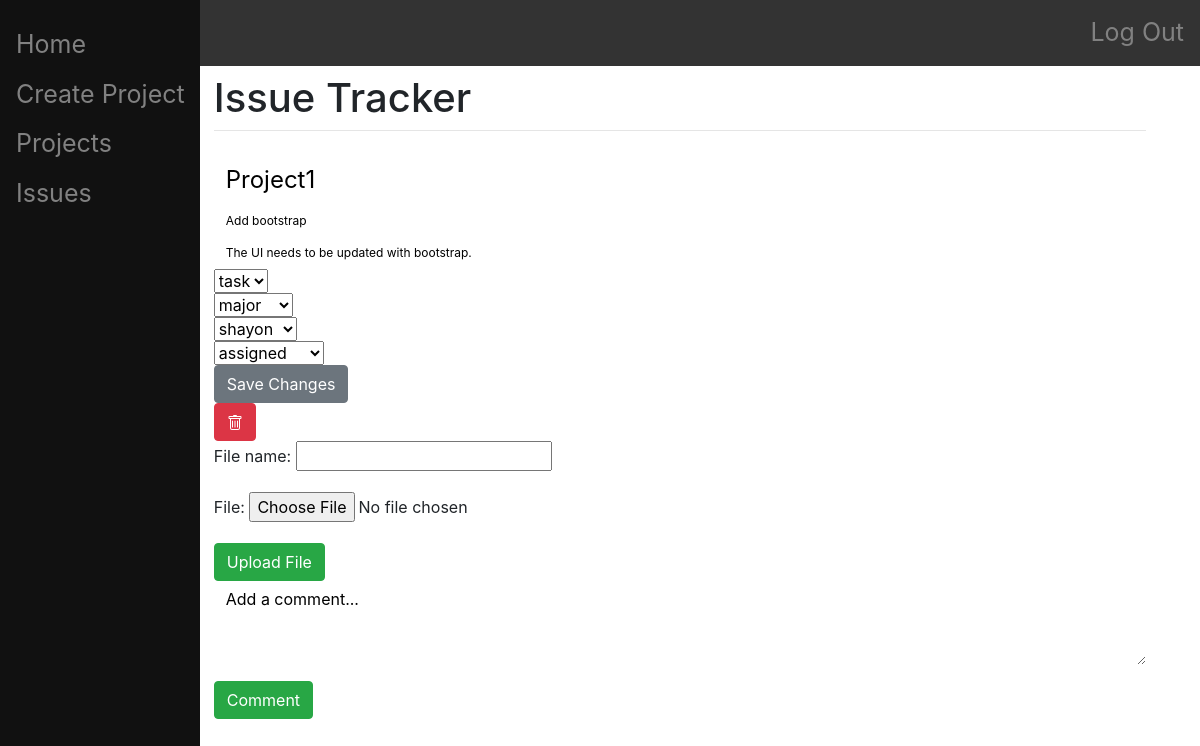
Before: /project/4/issue/4/ with the older database file.
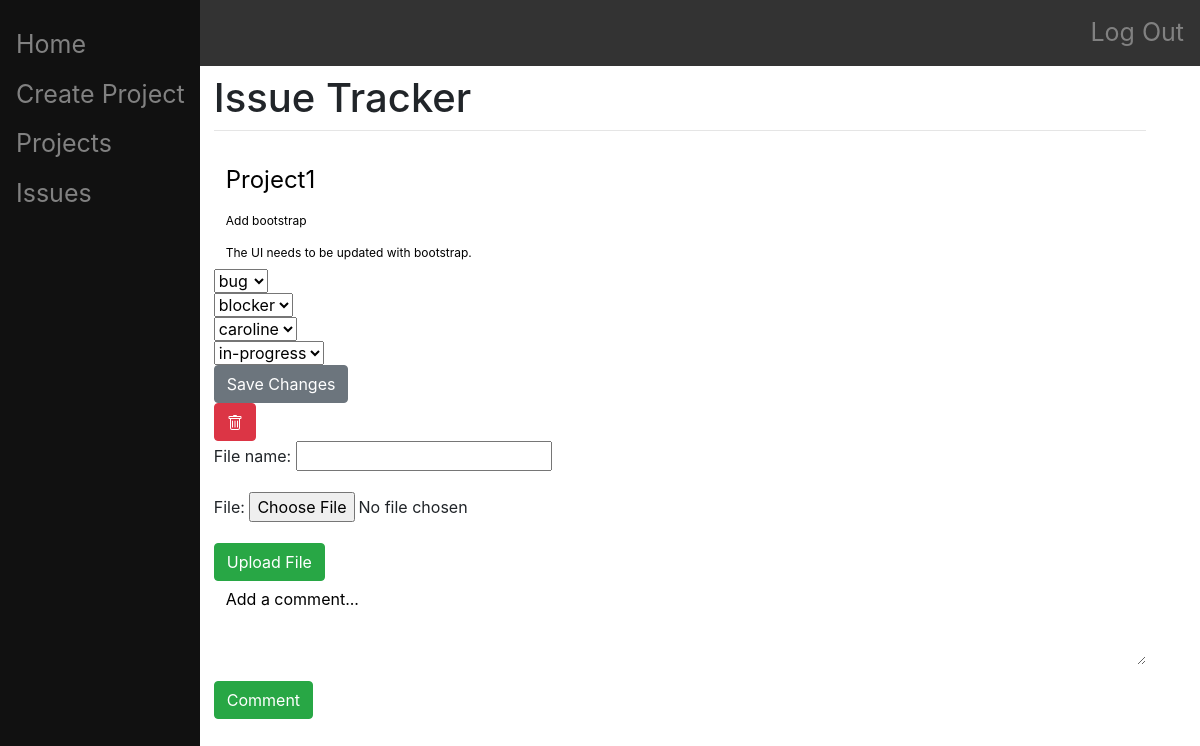
After: the same page with the newer database file.
### main/models.py (models this page shows, shortened)
class Issue(models.Model):
    project = models.ForeignKey(Project, on_delete=models.CASCADE)
    summary = models.CharField(max_length=200)
    description = models.CharField(max_length=1000)
    type = models.CharField(
        max_length = 4,
        choices = (
            ("task", "task"),
            ("bug", "bug"),
        ),
        default = "task"
    )
    priority = models.CharField(
        max_length = 7,
        choices = (
            ("blocker", "blocker"),
            ("major", "major"),
            ("minor", "minor"),
        ),
        default = "minor"
    )
    status = models.CharField(
        max_length = 11,
        choices = (
            ("assigned", "assigned"),
            ("in-progress", "in-progress"),
            ("resolved", "resolved"),
        ),
        default = "assigned"
    )
    assigner = models.ForeignKey(User, on_delete=models.CASCADE, related_name="issue_assigner", null=True)
    assignee = models.ForeignKey(User, on_delete=models.CASCADE, related_name="issue_assignee", null=True)
    date_created = models.DateTimeField(editable=False)
    date_updated = models.DateTimeField()
    files = JSONField(default=list)

class Project(models.Model):
    name = models.CharField(max_length=200)
    description = models.CharField(max_length=1000)
    creator = models.ForeignKey(User, on_delete=models.CASCADE, related_name="project", null=True)
    date_created = DateTimeField(editable=False)
    members = JSONField(default=list)

### main/views.py (the view, shortened to what this page needs)
# urls.py: path("project/<int:id>/issue/<int:issue_id>/", views.issue_index, name="issue_index"),
def issue_index(response, id, issue_id):
    authenticate(response)
    for root, dirs, files in os.walk("."):
        for filename in files:
            pass
    for file in File.objects.all():
        pass
    issue = Issue.objects.get(id=issue_id)
    cf = CommentForm()
    f = FileForm()
    if issue:
        types = ["task", "bug"]
        priorities = ["minor", "major", "blocker"]
        statuses = ["assigned", "in-progress", "resolved"]
        return render(response, "main/issue-index.html", {"issue":issue,
            'comment_form':cf, 'file_form':f, 'all_files':File.objects.all(), "types":types, "priorities":priorities, "statuses":statuses})
    return render(response, "main/home.html", {})

### main/forms.py
class CommentForm(forms.ModelForm):
    content = forms.CharField(label="", widget=forms.Textarea(
        attrs ={
            'class':'form-control',
            'placeholder':'Add a comment...',
            'rows':3,
            'cols':50
        }))
    class Meta:
        model = Comment
        fields = ['content']

class FileForm(forms.ModelForm):
    class Meta:
        model = File
        fields = {'file', 'file_name'}

### main/views.py (called while the page is built)
def authenticate(response):
    if not response.user.is_authenticated:
        return HttpResponseRedirect("/login/")

### main/templates/main/issue-index.html (shortened to what this page needs)
{% extends "main/base.html" %}
{% load crispy_forms_tags %}
{% block content %}
    <form method="post" action="" class="form-group">
        <div class="form-group">
            <input type="text" name="name" style="font-size:2vw" novalidate class="form-control" id="exampleProjectName1" aria-describedby="nameHelp" placeholder="{{issue.project.name}}">
            <input type="text" name="summary" style="font-size:1vw" novalidate class="form-control" id="exampleIssueSummary1" aria-describedby="summaryHelp" placeholder="{{issue.summary}}">
            <input type="text" name="description" style="font-size:1vw" novalidate class="form-control" id="exampleIssueDescription1" aria-describedby="descriptionHelp" placeholder="{{issue.description}}">
            <select name="type" class="selectpicker">
                {% for type in types  %}
                    {% if type == issue.type %}
                        <option name="{{type}}" selected>{{type}}</option>
                    {% else %}
                        <option name="{{type}}">{{type}}</option>
                    {% endif %}
                {% endfor %}
            </select>
            <br>
            <select name="priority" class="selectpicker">
                {% if issue.priority == "minor" %}
                    <option name="minor" selected>minor</option>
                    <option name="major">major</option>
                    <option name="blocker">blocker</option>
                {% elif issue.priority == "major" %}
                    <option name="major" selected>major</option>
                {% else %}
                    <option name="blocker" selected>blocker</option>
                {% endif %}
            </select>
            <br>
            <select class="selectpicker" name="assignee" data-live-search="true">
                {% for member in issue.project.members %}
                    {% if member == issue.assignee.username %}
                        <option name="{{member.username}}" selected>{{member}}</option>
                    {% else %}
                        <option name="{{member.username}}">{{member}}</option>
                    {% endif %}
                {% endfor %}
            </select>
            <br>
            <select class="selectpicker" name="status">
                {% for status in statuses %}
                    {% if status == issue.status %}
                        <option name="{{status}}" selected>{{status}}</option>
                    {% else %}
                        <option name="{{status}}">{{status}}</option>
                    {% endif %}
                {% endfor %}
            </select>
            <br>
            <button type="submit", name="save-changes", value="save-changes", class="btn btn-secondary">Save Changes</button>
    </form>
    <form method="POST">
        <button type="submit" name="delete" value="delete" onclick="return confirm('Are you sure you want to delete this issue?')" class="btn btn-danger">
        </button>
    </form>
    <form method="POST" enctype="multipart/form-data">
        {{ file_form.as_p }}
        <button type="submit", name="upload", value="upload", class="btn btn-success">Upload File</button>
    </form>
    <form method="POST">
        {{comment_form.as_p}}
        <button type="submit", name="comment", value="save", class="btn btn-success">Comment</button>
    </form>
{% endblock %}

Changed rows visible on the page:
changed Issue "Add bootstrap": type "task" → "bug"; priority "major" → "blocker"; assignee "shayon" → "caroline"; status "assigned" → "in-progress"
